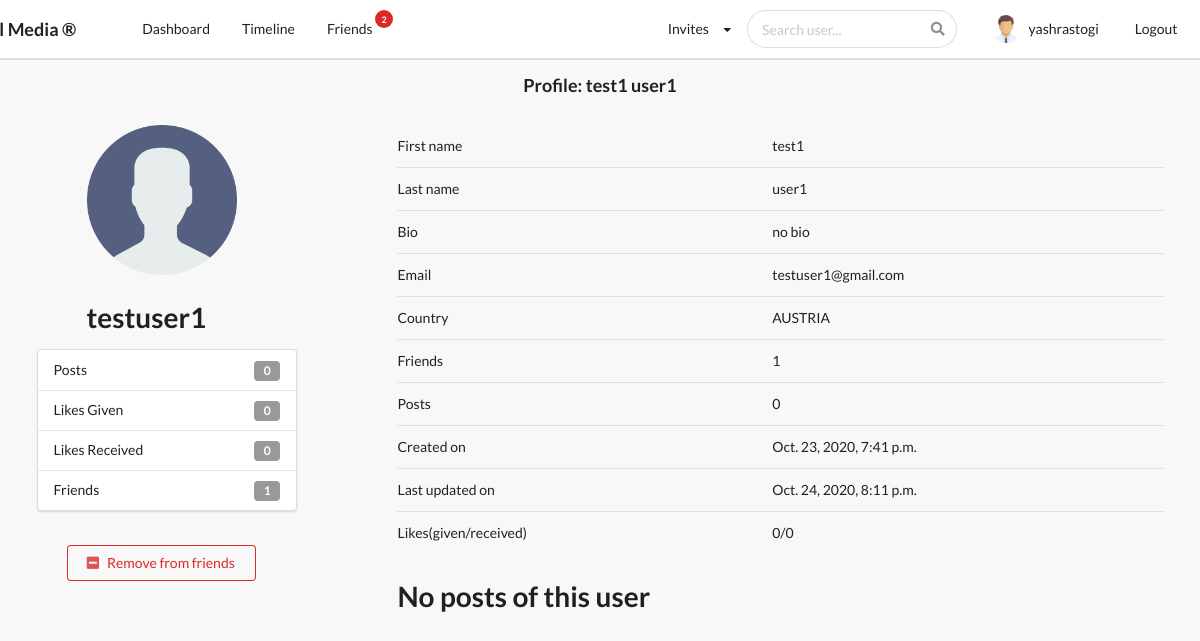
The page /profiles/test1-user1/ (signed in) on the database its author committed.
### profiles/models.py (models this page shows, shortened)
class Profile(models.Model):
    first_name = models.CharField(max_length = 200, blank = True)
    last_name = models.CharField(max_length = 200, blank = True)
    user = models.OneToOneField(settings.AUTH_USER_MODEL,on_delete=models.CASCADE)
    bio = models.TextField(default = "no bio", max_length=300, blank = True)
    email = models.EmailField(max_length = 200,blank = True)
    country = models.CharField(choices = COUNTRY_CHOICES, max_length = 100,blank = True)
    avatar = models.ImageField(default = "avatar.png", upload_to = 'avatars/')
    friends = models.ManyToManyField(settings.AUTH_USER_MODEL, blank = True, related_name='friends')
    slug = models.SlugField(unique = True, blank = True)
    updated = models.DateTimeField(auto_now=True)
    created =  models.DateTimeField(auto_now_add=True)
    objects = ProfileManager()
    __initial_first_name = None
    __initial_last_name = None
    def __init__(self,*args, **kwargs):
        super().__init__(*args, **kwargs)
        self.__initial_first_name = self.first_name
        self.__initial_last_name = self.last_name
    def get_friends_no(self):
        return self.friends.all().count()
    def get_no_of_post(self):
        return self.posts.all().count()
    def get_authors_post(self):
        return self.posts.all()
    def get_no_of_likes_given(self):
        likes = self.like_set.all()
        total_likes = 0
        for item in likes:
            if item.value == 'Like':
                total_likes += 1
        return total_likes
    def get_no_of_likes_received(self):
        posts = self.posts.all()
        total_likes = 0
        for item in posts:
            total_likes += item.liked.all().count()
        return total_likes

### profiles/views.py (the view)
# urls.py: path('<slug>/', ProfileDetailView.as_view(), name='profiles_detail_view'),
class ProfileDetailView(LoginRequiredMixin, DetailView):
    model = Profile
    template_name = 'profiles/detail.html'
    def get_object(self, slug=None):
        slug = self.kwargs.get('slug')
        profile = Profile.objects.get(slug=slug)
        return profile
    def get_context_data(self, **kwargs):
        context = super().get_context_data(**kwargs)
        user = User.objects.get(username__iexact=self.request.user)
        profile = Profile.objects.get(user=user)
        context["profile"] = profile
        rel_r = Relationship.objects.filter(sender=profile)    #it store relationship we send to other user
        rel_s = Relationship.objects.filter(receiver=profile)  #it store relationship send by other user to our profile
        rel_receiver = []
        rel_sender = []
        for item in rel_r:
            rel_receiver.append(item.receiver.user)
        for item in rel_s:
            rel_sender.append(item.sender.user)
        context["rel_receiver"] = rel_receiver
        context["rel_sender"] = rel_sender
        context["posts"] = self.get_object().get_authors_post()
        context["len_posts"] = True if len(self.get_object().get_authors_post()) > 0 else False
        return context

### profiles/context_processors.py (called while the page is built)
def profile_dp(request):
    if request.user.is_authenticated:
        profile_obj = Profile.objects.get(user=request.user)
        pic = profile_obj.avatar
        return {'picture':pic}
    return {}

def invitation_received_no(request):
    if request.user.is_authenticated:
        profile_obj = Profile.objects.get(user=request.user)
        qs_count = Relationship.objects.invitations_received(profile_obj).count()
        return {'invites_no':qs_count}
    return {}

def friends_no(request):
    if request.user.is_authenticated:
        profile_obj = Profile.objects.get(user=request.user)
        count = profile_obj.get_friends_no()
        return {'friend_count':count}
    return {}

def search_profiles(request):
    if request.user.is_authenticated:
        context = {}
        context["qs_json"] = json.dumps(list(Profile.objects.values()), default=str)
        return context
    else:
        return {}

### profiles/models.py (called while the page is built)
    def invitations_received(self,receiver):
        qs = Relationship.objects.filter(receiver=receiver, status='send')
        return qs

### profiles/templates/profiles/detail.html (shortened to what this page needs)
{% extends 'base.html' %}
{% block content %}
    <h3 align="center">Profile: {{object.first_name}} {{object.last_name}}</h3>
    <div class="ui grid" style="margin-top:5px;">
        <div class="row">
            <div class="four wide column">
                <img class="ui small rounded image" src ={{object.avatar.url}} style="margin-left:50px;">
                <h1 style="margin-left:50px;">{{object.user}}</h1>
                <div class="ui vertical fluid menu">
                    <div class="item">
                        Posts
                        <div class="ui label">
                            {{object.get_no_of_post}}
                        </div>
                    </div>
                    <div class="item">
                        Likes Given
                        <div class="ui label">
                            {{object.get_no_of_likes_given}}
                        </div>
                    </div>
                    <div class="item">
                        Likes Received
                        <div class="ui label">
                            {{object.get_no_of_likes_received}}
                        </div>
                    </div>
                    <div class="item">
                        Friends
                        <div class="ui label">
                            {{object.get_friends_no}}
                        </div>
                    </div>
                </div>
                    <br>
                    {% if request.user in object.friends.all %}
                        <form action="{% url 'profiles:remove_friend' %}" method="POST">
                            <button type="submit" class="ui negative basic button" style="margin-left:30px;"><i class="minus square icon"></i>Remove from friends</button>
                        </form>
                    {% endif %}
            </div>
            <div class="one wide column">
            </div>
            <div class="eleven wide column">
                <table class="ui very basic table" >
                    <tbody>
                        <tr>
                            <td>First name</td>
                            <td>{{object.first_name}}</td>
                        </tr>
                        <tr>
                            <td>Last name</td>
                            <td>{{object.last_name}}</td>
                        </tr>
                        <tr>
                            <td>Bio</td>
                            <td>{{object.bio}}</td>
                        </tr>
                        <tr>
                            <td>Email</td>
                            <td>{{object.email}}</td>
                        </tr>
                        <tr>
                            <td>Country</td>
                            <td>{{object.country}}</td>
                        </tr>
                        <tr>
                            <td>Friends</td>
                            <td>{{object.get_friends_no}}</td>
                        </tr>
                        <tr>
                            <td>Posts</td>
                            <td>{{object.get_no_of_post}}</td>
                        </tr>
                        <tr>
                            <td>Created on</td>
                            <td>{{object.created}}</td>
                        </tr>
                        <tr>
                            <td>Last updated on</td>
                            <td>{{object.updated}}</td>
                        </tr>
                        <tr>
                            <td>Likes(given/received)</td>
                            <td>{{object.get_no_of_likes_given}}/{{object.get_no_of_likes_received}}</td>
                        </tr>
                    </tbody>
                </table>
                {% if len_posts %}
                    <h3>Recent posts</h1>
                    {% for post in posts %}
                        <div class="ui segment fluid">
                            {{post.content}}
                        </div>
                    {% endfor %}
                {% else %}
                    <h1>No posts of this user</h1>
                {% endif %}
            </div>
        </div>
    </div>
{% endblock content %}

### templates/main/navbar.html (shortened to what this page needs)
{% url 'posts:main_post_view' as path_to_posts %}
{% url 'profiles:my_profile_view' as path_to_my_profile %}
{% url 'profiles:my_friends_view' as path_to_friends %}
{% url 'profiles:users_posts' as path_to_timeline %}
{% url 'logout_view' as path_to_logout %}
{% url 'login_view' as path_to_login %}
<div class="ui secondary pointing menu nav"
    style="height:60px; position:sticky; top:0; z-index:1; background-color: white;">
    <div class="ui container">
        <h3 style="margin-left:-80px; padding-right:50px; padding-top: 8px;">Social Media &reg;</h3>
        <a href="{{path_to_posts}}" class="{% if request.path == path_to_posts %}active{% endif %} item">
            Dashboard
        </a>
        {% if request.user.is_authenticated %}
        <a href="{{path_to_timeline}}" class="{% if request.path == path_to_timeline %}active{% endif %} item">
            Timeline
        </a>
        <a  href="{{path_to_friends}}" class="{% if request.path == path_to_friends %}active{% endif %} item">
            Friends
            <div class="mini floating circular ui red label" style="top:0px;">{{friend_count}}</div>
        </a>
        {% endif %}
        <div class="right menu">
            {% if request.user.is_authenticated %}
            <div class="item">
                <div class="ui dropdown"> Invites
                    <i class="ui dropdown icon"></i>
                </div>
            </div>
            <div class="ui search" style="padding-right:30px;">
                <div class="ui icon input">
                    <input id="search_here" class="prompt" type="text" placeholder="Search user...">
                </div>
            </div>
            <a style="padding:5px; padding-right:20px" href="{{path_to_my_profile}}"
                class="{% if request.path == path_to_my_profile %}active{% endif %} item" style="margin-top:10px;">
                <img src={{picture.url}} class="ui avatar image">&nbsp;
                {{request.user}}
            </a>
            <a style="margin-right:-30px" href="{{path_to_logout}}" class="ui item">Logout</a>
            {% else %}
            <a href="{{path_to_login}}" class="ui item">
                Login
            </a>
            {% endif %}
        </div>
    </div>
</div>

### static_project/style.css (style rules this page uses)
body { background-color: #f8f8f8 !important; }
.nav { border-radius: 0px !important; padding: 10px 0 10px 0 !important; background-color: black; }

### rows shown on the page
Profile: first_name "test1", last_name "user1", avatar (placeholder picture), user "testuser1", get_no_of_post "0", get_no_of_likes_given "0", get_no_of_likes_received "0", get_friends_no "1", bio "no bio", email "testuser1@gmail.com", country "AUSTRIA", created "Oct. 23, 2020, 7:41 p.m.", updated "Oct. 24, 2020, 8:11 p.m."

### other values the page prints
{{ friend_count }} "2"
{{ request.user }} "yashrastogi"
